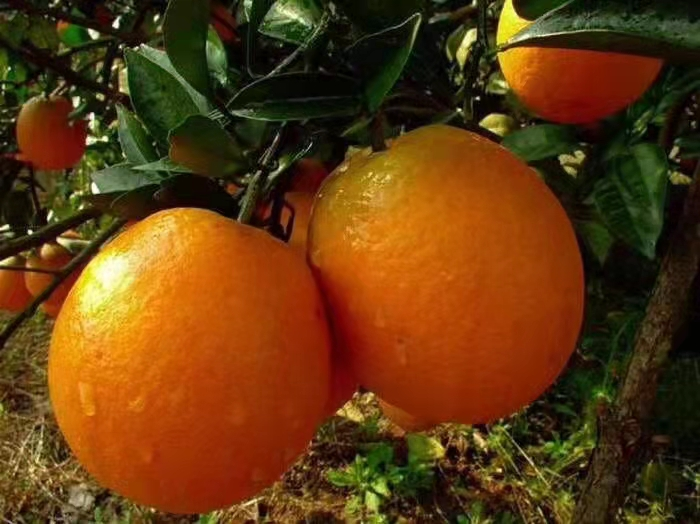
#> input picture Image/c2fe2c2bd913ba9dfe1c55b69fbcb24.jpg, 700 x 524 px
$ python noise.py
#> lines starting #> are read from the running program, lines starting #| are printed output that depends on the picture
#> further down, img is the input picture: shape (524, 700, 3); mean B, G, R 16.9, 58.8, 98.2
import numpy as np
import cv2


def gasuss_noise(image, mu=0.0, sigma=0.1):
    """
     添加高斯噪声
    :param image: 输入的图像
    :param mu: 均值
    :param sigma: 标准差
    :return: 含有高斯噪声的图像
    """
#> called with mu = 0, sigma = 0.05
    image = np.array(image / 255, dtype=float)
    noise = np.random.normal(mu, sigma, image.shape)
    gauss_noise = image + noise
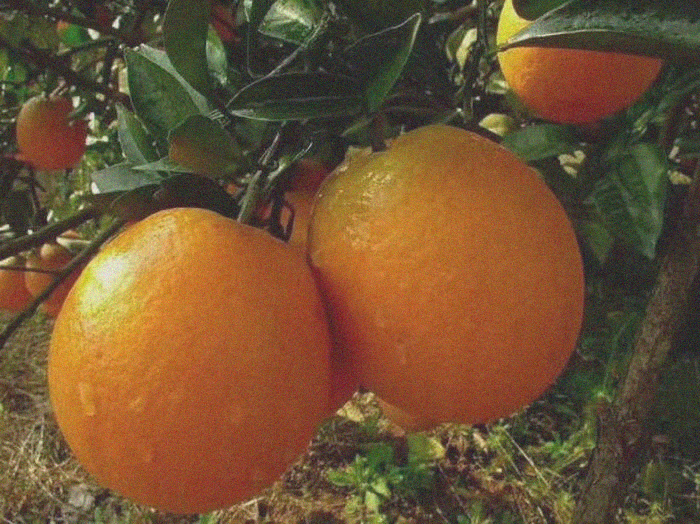
#> gauss_noise: shape (524, 700, 3) float64; mean of channels 0, 1, 2 0.0663, 0.231, 0.385; drawn with min black and max white
    if gauss_noise.min() < 0:
        low_clip = -1.
    else:
        low_clip = 0.
    gauss_noise = np.clip(gauss_noise, low_clip, 1.0)
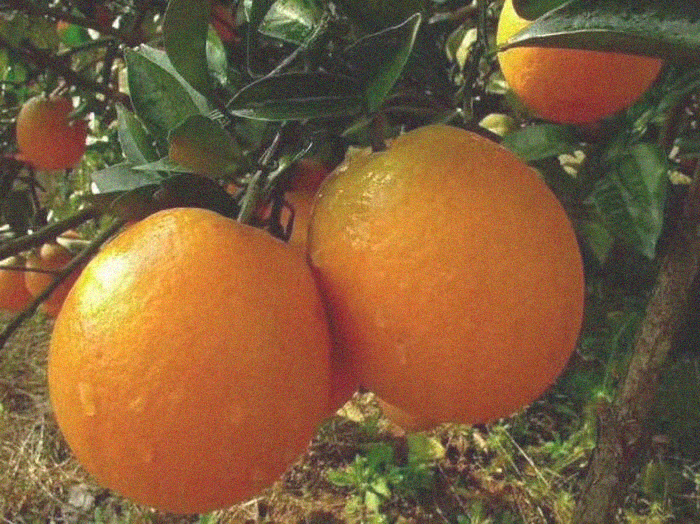
#> gauss_noise: shape (524, 700, 3) float64; mean of channels 0, 1, 2 0.0663, 0.231, 0.385; drawn with min black and max white
    gauss_noise = np.uint8(gauss_noise * 255)
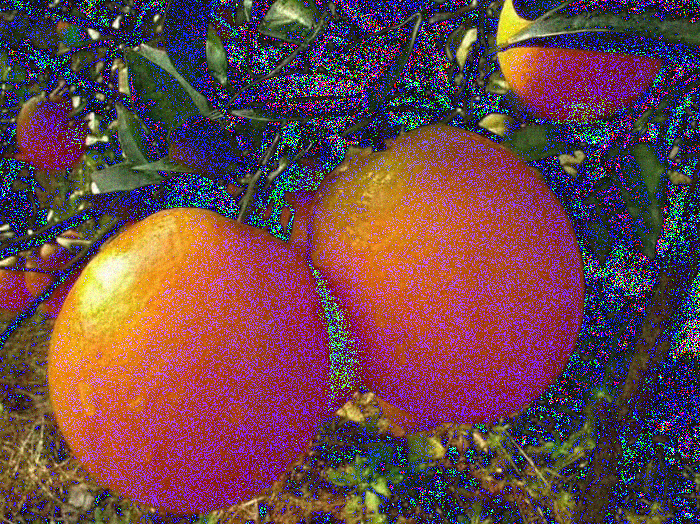
#> gauss_noise: shape (524, 700, 3); mean of channels 0, 1, 2 74.3, 68.4, 105.2; drawn as B, G, R
    return gauss_noise


if __name__ == '__main__':

    # ----------------------读取图片-----------------------------
    img = cv2.imread("Image/c2fe2c2bd913ba9dfe1c55b69fbcb24.jpg")
    # --------------------添加高斯噪声---------------------------
    out2 = gasuss_noise(img, mu=0.0, sigma=0.05)
    # ----------------------显示结果-----------------------------
    cv2.imshow('origion_pic', img)
    cv2.imshow('gauss_noise', out2)
    cv2.waitKey(0)

$ run again, with Image/2736b2521e7148b9ba5b059f91756fd6.jpg copied over Image/c2fe2c2bd913ba9dfe1c55b69fbcb24.jpg
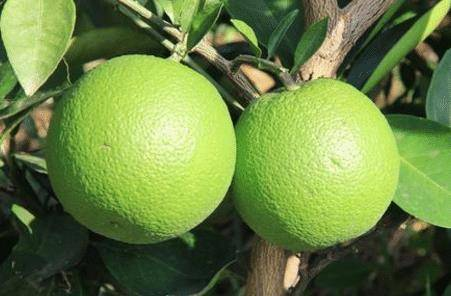
#> input picture Image/2736b2521e7148b9ba5b059f91756fd6.jpg, 451 x 296 px
#> img is the input picture: shape (296, 451, 3); mean B, G, R 67.8, 130.1, 106.7
#> in gasuss_noise, `gauss_noise = np.clip(gauss_noise, low_clip, 1.0)`:
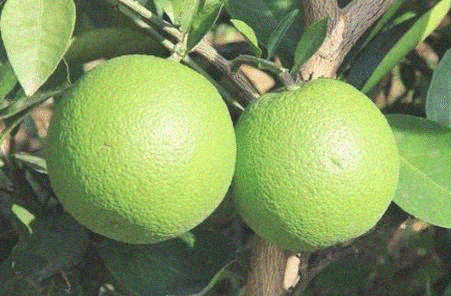
#> gauss_noise: shape (296, 451, 3) float64; mean of channels 0, 1, 2 0.266, 0.51, 0.419; drawn with min black and max white
#> in gasuss_noise, `gauss_noise = np.uint8(gauss_noise * 255)`:
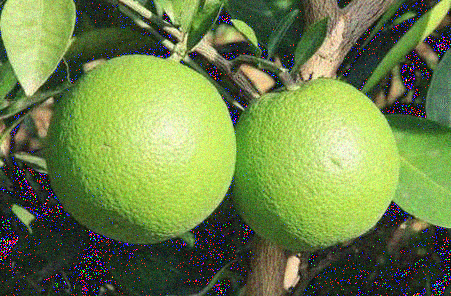
#> gauss_noise: shape (296, 451, 3); mean of channels 0, 1, 2 72.8, 130.3, 109.2; drawn as B, G, R

$ run again, with Image/7d31c8c332224000a7f27231c95b488.jpg copied over Image/c2fe2c2bd913ba9dfe1c55b69fbcb24.jpg
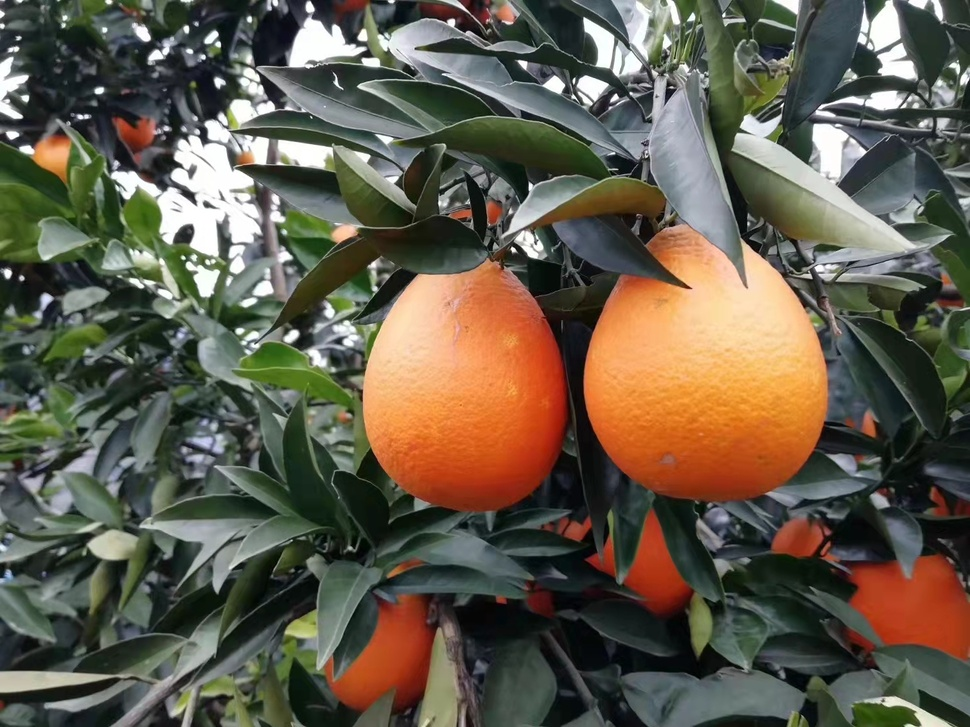
#> input picture Image/7d31c8c332224000a7f27231c95b488.jpg, 970 x 727 px, shrunk from 1440 x 1080 before the run
#> img is the input picture: shape (727, 970, 3); mean B, G, R 75.7, 91.7, 99.4
#> in gasuss_noise, `gauss_noise = np.clip(gauss_noise, low_clip, 1.0)`:
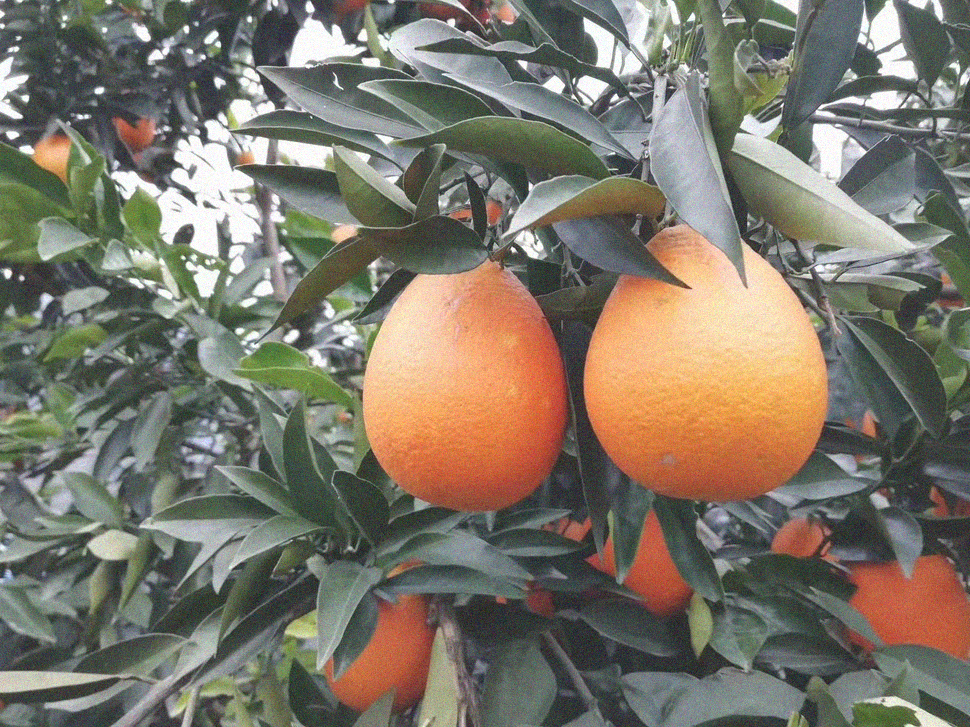
#> gauss_noise: shape (727, 970, 3) float64; mean of channels 0, 1, 2 0.296, 0.359, 0.389; drawn with min black and max white
#> in gasuss_noise, `gauss_noise = np.uint8(gauss_noise * 255)`:
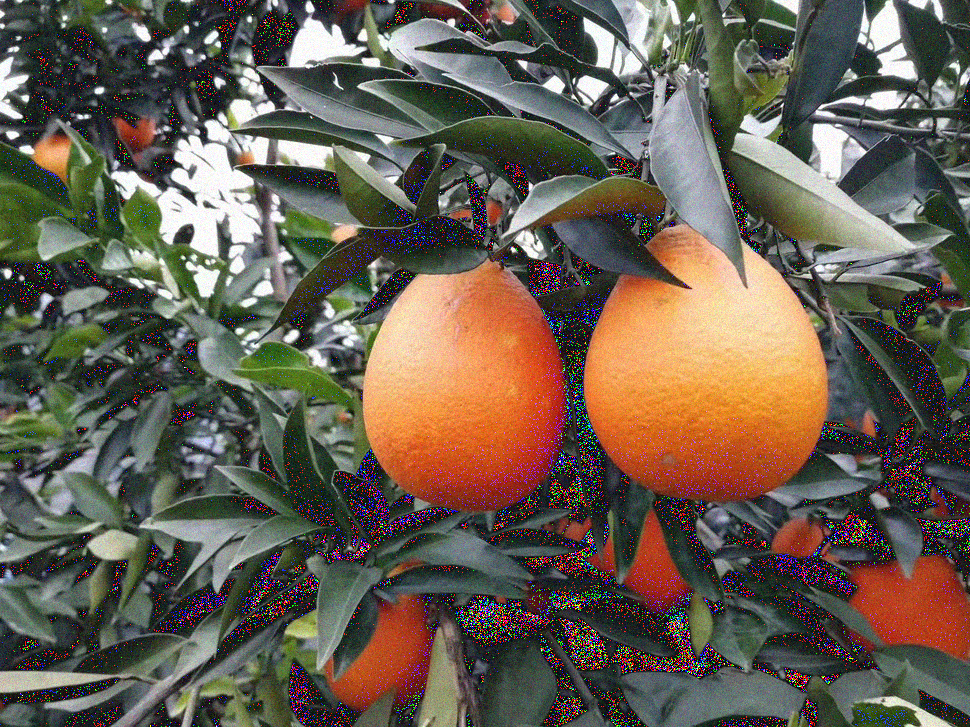
#> gauss_noise: shape (727, 970, 3); mean of channels 0, 1, 2 80.5, 93.7, 103.6; drawn as B, G, R

$ run again, with Image/black-spot (1).jpg copied over Image/c2fe2c2bd913ba9dfe1c55b69fbcb24.jpg
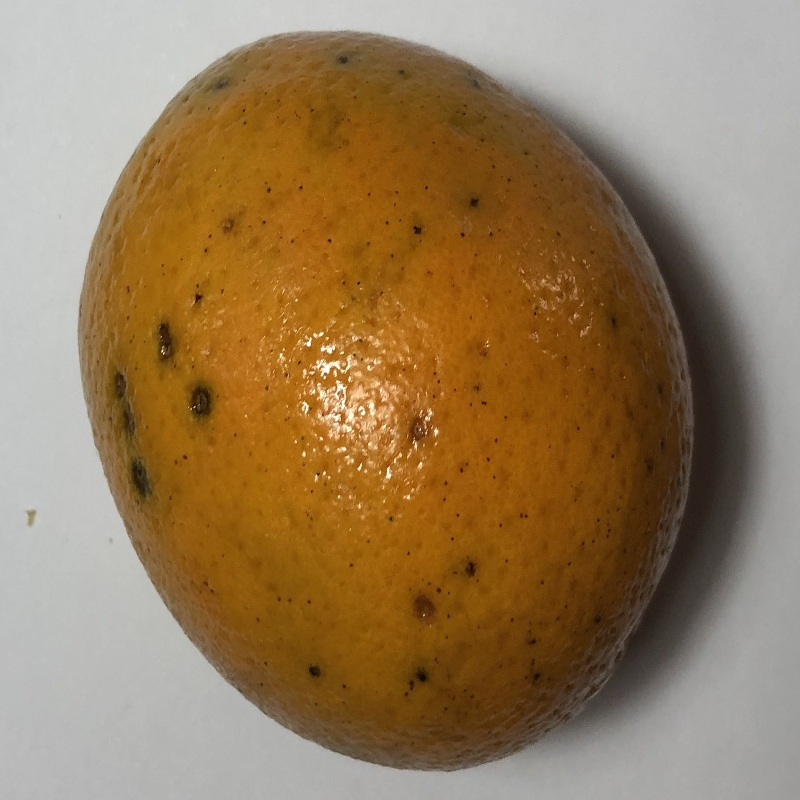
#> input picture Image/black-spot (1).jpg, 800 x 800 px
#> img is the input picture: shape (800, 800, 3); mean B, G, R 88.6, 123.3, 150.2
#> in gasuss_noise, `gauss_noise = np.clip(gauss_noise, low_clip, 1.0)`:
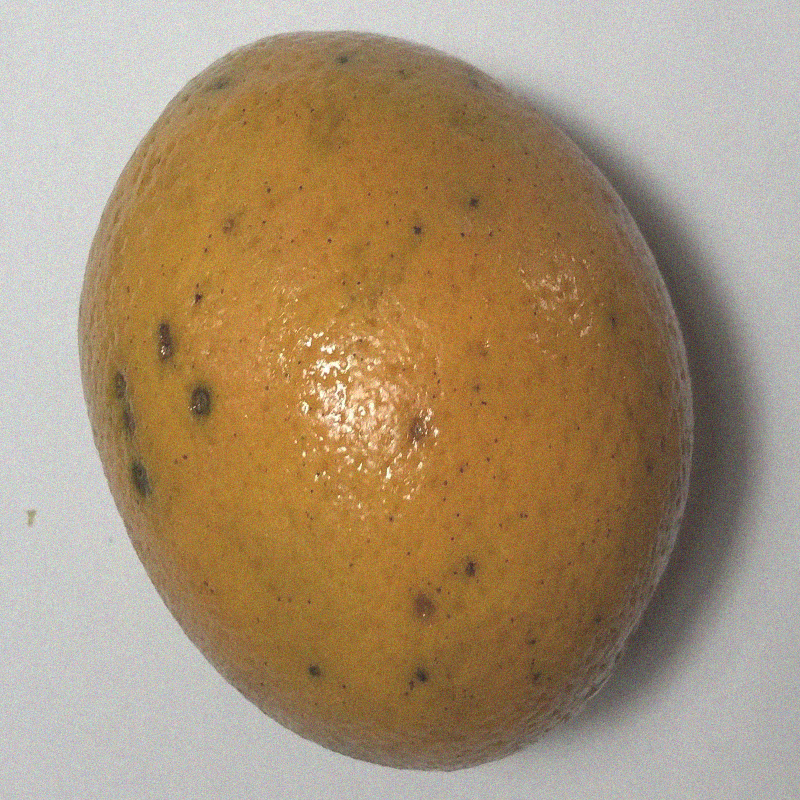
#> gauss_noise: shape (800, 800, 3) float64; mean of channels 0, 1, 2 0.347, 0.484, 0.589; drawn with min black and max white
#> in gasuss_noise, `gauss_noise = np.uint8(gauss_noise * 255)`:
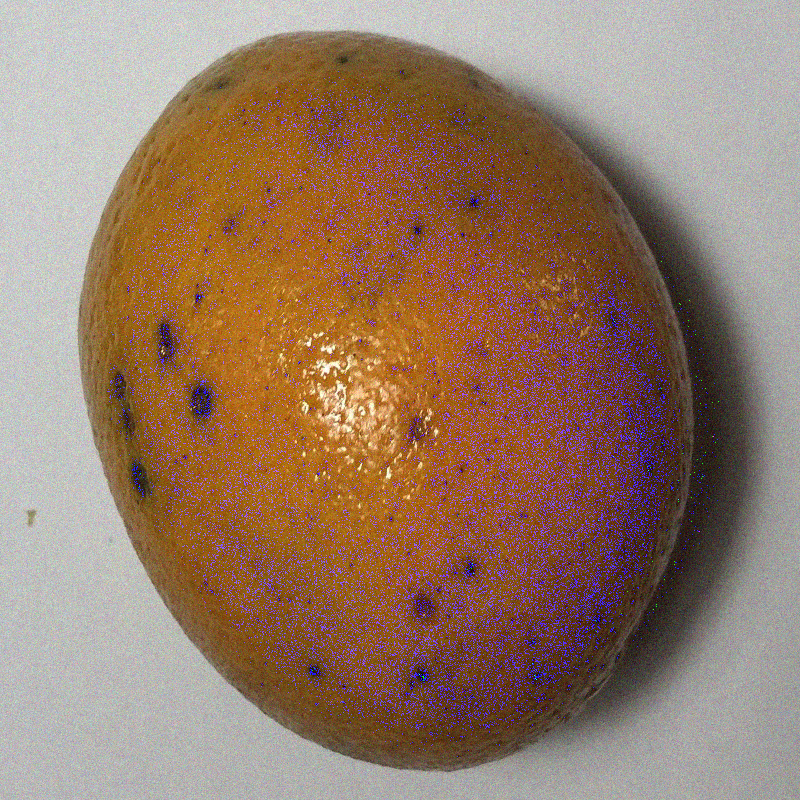
#> gauss_noise: shape (800, 800, 3); mean of channels 0, 1, 2 104.1, 122.9, 149.7; drawn as B, G, R
